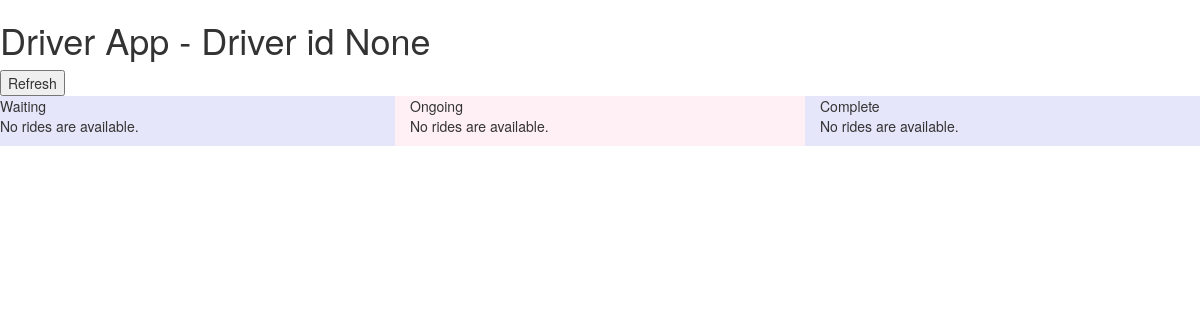
Before: /driverapp/ with the older database file.
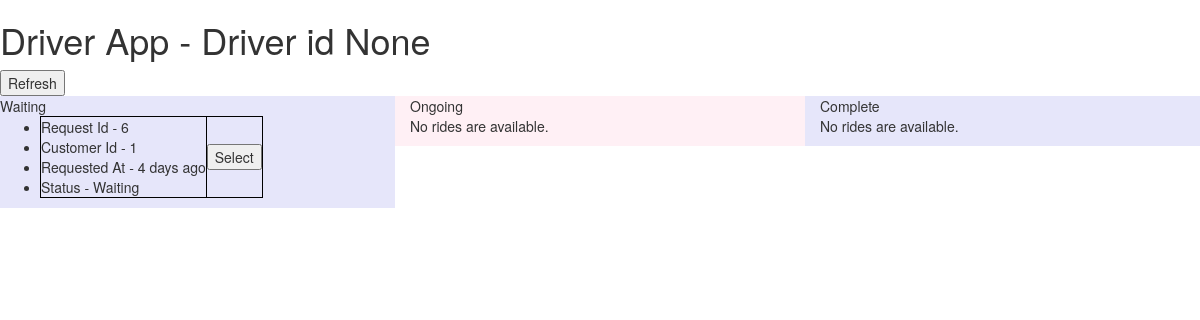
After: the same page with the newer database file.
### DriverApp/models.py (models this page shows, shortened)
class Request(models.Model):
    status_choices = (
        (0, 'waiting'),
        (1, 'ongoing'),
        (2, 'complete')
    )
    request_id = models.AutoField(primary_key=True)
    customer_id = models.ForeignKey('Customer')
    driver_id = models.ForeignKey('Driver', null=True, blank=True)
    requested_at = models.DateTimeField(auto_now_add=True)
    picked_at = models.DateTimeField(null=True, blank=True)
    completed_at = models.DateTimeField(null=True, blank=True)
    status = models.IntegerField(choices=status_choices, default=0)
    request_location_lat = models.DecimalField(max_digits=15, decimal_places=11, null=True, blank=True)
    request_location_long = models.DecimalField(max_digits=15, decimal_places=11, null=True, blank=True)
    def humanizeTimeDiff(self, timestamp = None):
        if timestamp is None:
            timestamp = self.requested_at
        timeDiff = timezone.now() - timestamp
        days = timeDiff.days
        hours = timeDiff.seconds/3600
        minutes = timeDiff.seconds%3600/60
        seconds = timeDiff.seconds%3600%60
        str = ""
        tStr = ""
        if days > 0:
            if days == 1:   tStr = "day"
            else:           tStr = "days"
            str = str + "%s %s" %(days, tStr)
            return str
        elif hours > 0:
            if hours == 1:  tStr = "hour"
            else:           tStr = "hours"
            str = str + "%s %s" %(hours, tStr)
            return str
        elif minutes > 0:
            if minutes == 1:tStr = "min"
            else:           tStr = "mins"
            str = str + "%s %s" %(minutes, tStr)
            return str
        elif seconds > 0:
            if seconds == 1:tStr = "sec"
            else:           tStr = "secs"
            str = str + "%s %s" %(seconds, tStr)
            return str
        else:
            return None

class Customer(models.Model):
    customer_id = models.AutoField(primary_key=True)
    def __unicode__(self):
        return str(self.customer_id)

### DriverApp/views.py (the view)
# urls.py: url(r'^driverapp/$', views.index),
def index(request):
    driverid = request.GET.get('id', None)
    latest_request_list = Request.objects.order_by('-requested_at')
    template = loader.get_template('DriverApp/driverapp.html')
    context = {
        'latest_request_list_waiting': latest_request_list.filter(status=0),
        'latest_request_list_ongoing': latest_request_list.filter(driver_id=driverid).filter(status=1),
        'latest_request_list_complete': latest_request_list.filter(driver_id=driverid).filter(status=2),
        'driver_id': driverid,
    }
    return HttpResponse(template.render(context, request))

### DriverApp/templates/DriverApp/driverapp.html (shortened to what this page needs)
<!DOCTYPE html>
<html lang="en">
<head>
    <link rel="stylesheet" href="https://maxcdn.bootstrapcdn.com/bootstrap/3.3.7/css/bootstrap.min.css">
</head>
<body>
<h1>Driver App - Driver id {{driver_id}}</h1>
<FORM><INPUT TYPE="button" onClick="history.go(0)" VALUE="Refresh"></FORM>
<div class="row">
    <div class="col-sm-4" style="background-color:lavender;">Waiting
        {% if latest_request_list_waiting %}
        <ul>
            {% for request in latest_request_list_waiting %}
            <table>
                <tr>
                    <td>
                        <li>Request Id - {{ request.request_id }}</li>
                        <li>Customer Id - {{ request.customer_id }}</li>
                        <li>Requested At - {{request.humanizeTimeDiff}} ago</li>
                        <li>Status - {% if request.status == 0 %}
                            Waiting
                            {% endif %}
                        </li>
                    </td>
                    <td>
                        <input id="submit" type="button" value="Select"
                               onclick="call_counter({{request.request_id}}, {{driver_id}});"/>
                    </td>
                </tr>
            </table>
            {% endfor %}
        </ul>
        {% else %}
        <p>No rides are available.</p>
        {% endif %}
    </div>
    <div class="col-sm-4" style="background-color:lavenderblush;">Ongoing
        {% if latest_request_list_ongoing %}
        <ul>
            {% for request in latest_request_list_ongoing %}
            <table>
                <tr>
                    <td>
                        <li>Request Id - {{ request.request_id }}</li>
                        <li>Customer Id - {{ request.customer_id }}</li>
                        <li>Requested At - {{request.humanizeTimeDiff}} ago</li>
                        <li>Picked At - {{request.humanizePickedTimeDiff}} ago</li>
                        <li>Status - {% if request.status == 1 %}
                            Ongoing
                            {% endif %}
                        </li>
                    </td>
                </tr>
            </table>
            {% endfor %}
        </ul>
        {% else %}
        <p>No rides are available.</p>
        {% endif %}
    </div>
    <div class="col-sm-4" style="background-color:lavender;">Complete
        {% if latest_request_list_complete %}
        <ul>
            {% for request in latest_request_list_complete %}
            <table>
                <tr>
                    <td>
                        <li>Request Id - {{ request.request_id }}</li>
                        <li>Customer Id - {{ request.customer_id }}</li>
                        <li>Requested At - {{request.humanizeTimeDiff}} ago</li>
                        <li>Picked At - {{request.humanizePickedTimeDiff}} ago</li>
                        <li>Completed At - {{request.humanizeCompletedTimeDiff}} ago</li>
                        <li>Status - {% if request.status == 2 %}
                            Completed
                            {% endif %}
                        </li>
                    </td>
                </tr>
            </table>
            {% endfor %}
        </ul>
        {% else %}
        <p>No rides are available.</p>
        {% endif %}
    </div>
</div>
</body>
</html>

Changed rows visible on the page:
added Request: request_id "6", customer_id "1", humanizeTimeDiff "4 days", status "Waiting"
Other visible differences:
text no longer shown: "No rides are available."
